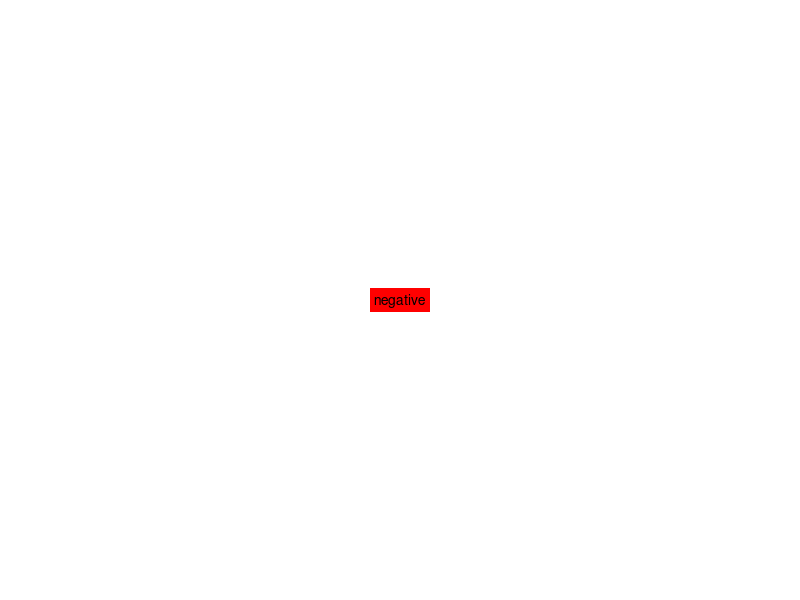

Recreate this plot in MATLAB. (Note: this script raises an error after producing the figure.)
%% MTEST_TEST  tests the functionalities of the mtest object
% 
% TestName: mtest functionality test
%
% This tests checks the functionality of the mtest object. It involves 7 testcases:
%
% # Test of the constructor method
% # Check of the publishDescription method
% # Check of the runTest method
% # Check of the publishResults method
% # Check of the runAndPublish method
% # Check of the cleanUp method
% # Check of the refreshTestResult method
%
% See also testcase descriptions for more information

%% Credentials
%   --------------------------------------------------------------------
%   2009 Deltares
%       Pieter van Geer
%
%       Pieter.vanGeer@deltares.nl	
%
%       $address
%
%   --------------------------------------------------------------------
% This test is part of <a href="http://OpenEarth.Deltares.nl">OpenEarthTools</a>.
% OpenEarthTools is an online collaboration to share and manage data and 
% programming tools in an open source, version controlled environment.
% Sign up to recieve regular updates of this function, and to contribute 
% your own tools.

%% Version <http://svnbook.red-bean.com/en/1.5/svn.advanced.props.special.keywords.html>
% Created: $date(dd mmm yyyy)
% Created with Matlab version: $version

% $Id$
% $Date$
% $Author$
% $Revision$
% $HeadURL$
% $Keywords: $

%% #Case1 Description (CaseName = Constructor method)
% In this testcase the constructor method of the mtest object is tested. For tests on the mtest 
% object methods the test fil dummy_test.m is used. This tests nothing and always returns a positive
% testresult. This testcase includes several checks:
%% general "do not crash" check
% When creating an object according to valid input it should not crash of course..
%% warning in case of wrong input
% In case a wrong property value pair is entered, the function should give a reasonable warning
% message.
%% syntax: mtest(filename,...)
% There are two possible syntaxes. One of them is with the filename as a first input argument.
%% syntax: mtest('filename','fn')
% The second syntax possibility is with property value pairs.
%% giving extra input arguments
% Next to the file name of the test definition we can also specify the output filename for the
% description html and the results html. Thjis should of course work...
%% #Case1 RunTest
testcell = {...
    'general "do not crash" test' , false ; ...
    'warning test',false;...
    'syntax 1 method',false;...
    'syntax 2 method',false;...
    'property value pairs',false...
    };

% Do not crash test.
testresult = true;
try
    testcell{1,2} = 'X';
    t1 = mtest(which('mte_dummy_test.m'));
    if strcmp(class(t1),'mtest') && ~isempty(t1) && length(t1.testcases)==3
        % Leave testresult true
        testcell{1,2} = 'OK';
    end
catch err
    testresult = false;
    testcell{1,2} = 'X';
end

% Warning test
try
    testcell{2,2} = 'X';
    t2 = mtest(which('mte_dummy_test.m'),'WrongProp','value');
    str = lastwarn;
    if ~isempty(strfind(str,'WrongProp'))
        % Leave testresult true
        testcell{2,2} = 'OK';
    end
catch err
    testresult = false;
    testcell{2,2} = 'X';
end

% syntax 1
try
    testcell{3,2} = 'X';
    t3 = mtest(which('mte_dummy_test.m'));
    if strcmp(class(t3),'mtest') && ~isempty(t3) && length(t3.testcases)==3
        % Leave testresult true
        testcell{3,2} = 'OK';
    end
catch err
    testresult = false;
    testcell{3,2} = 'X';
end

% syntax 2
try
    testcell{4,2} = 'X';
    t4 = mtest('filename',which('mte_dummy_test.m'));
    if strcmp(class(t4),'mtest') && ~isempty(t4) && length(t4.testcases)==3
        % Leave testresult true
        testcell{4,2} = 'OK';
    end
catch err
    testresult = false;
    testcell{4,2} = 'X';
end

% property value pairs test
try
    testcell{5,2} = 'X';
    t5 = mtest('filename',which('mte_dummy_test.m'),...
        'descriptionoutputfile','testname1');
    if strcmp(t5.descriptionoutputfile,'testname1')
        % Leave testresult true
        testcell{5,2} = 'OK';
    end
catch err
    testresult = false;
    testcell{5,2} = 'X';
end
%% #Case1 TestResults (IncludeCode = false & EvaluateCode = true)
% The overall test result was:
clr = 'r';
txt = 'negative';
if testresult
    clr = 'g';
    txt = 'positive';
end
h = figure('Units','centimeter','Position',[10 10 0.5 0.5],'Color',clr,'MenuBar','none','Toolbar','none');
ha = axes('Parent',h,'Units','normalized','Position',[0 0 1 1],'Color',clr);
axis(ha,'off');
text(mean(xlim),mean(ylim),txt,'HorizontalAlignment','center','BackGroundColor',clr);
snapnow;
close(h);
%%
% positive means that all subtests were performed with good results. Negative means that one of the
% subtests was unsuccessful. The table below gives an indication of the individual results of the
% subtests:

h = figure('Units','pixels','Position',[200 200 500 150],'Toolbar','none','Menubar','none');
uitable(h,...
    'Units','normalized',...
    'Position',[0 0 1 1],...
    'Data',testcell,...
    'ColumnName',{'Subtest name','Test result'},...
    'ColumnFormat',{'char','char'},...
    'ColumnWidth',{200,60});
snapnow;
close(h);


%% #Case2 Description (IncludeCode = false & EvaluateCode = true & CaseName = publishDescription method)
% This testcase tests the publishDescription method of the mtest object.
%% #Case2 RunTest
try
    resdir = cd;
    t = mtest(which('mte_dummy_test.m'));
    t.publishDescription(...
        'resdir',resdir,...
        'filename','testfile',...
        'casenumber',1:2,...
        'maxwidth',800);
    if exist(fullfile(resdir,t.testcases(1).descriptionoutputfile),'file')
        testresult = true;
        delete(fullfile(resdir,t.testcases(1).descriptionoutputfile));
    end
    if exist(fullfile(resdir,t.testcases(2).descriptionoutputfile),'file')
        delete(fullfile(resdir,t.testcases(2).descriptionoutputfile));
    else
        testresult = false;
    end
catch
    testresult = false;
end
%% #Case2 TestResults (IncludeCode = false & EvaluateCode = true)
% The result of this test was:
clr = 'r';
txt = 'negative';
if testresult
    clr = 'g';
    txt = 'positive';
end
h = figure('Units','centimeter','Position',[10 10 0.5 0.5],'Color',clr,'MenuBar','none','Toolbar','none');
ha = axes('Parent',h,'Units','normalized','Position',[0 0 1 1],'Color',clr);
axis(ha,'off');
text(mean(xlim),mean(ylim),txt,'HorizontalAlignment','center','BackGroundColor',clr);
snapnow;
close(h);


%% #Case3 Description (IncludeCode = false & EvaluateCode = true & CaseName = runTest method)
% This testcase tests the runTest method of the mtest object
%% #Case3 RunTest
try
    t = mtest(which('mte_dummy_test.m'));
    t.runTest;
    testresult = ~t.testresult;
catch err
    testresult = false;
end
%% #Case3 TestResults (IncludeCode = false & EvaluateCode = true)
% The test was run:
clr = 'r';
txt = 'unsuccessful';
if testresult
    clr = 'g';
    txt = 'successful';
end
h = figure('Units','centimeter','Position',[10 10 0.5 0.5],'Color',clr,'MenuBar','none','Toolbar','none');
ha = axes('Parent',h,'Units','normalized','Position',[0 0 1 1],'Color',clr);
axis(ha,'off');
text(mean(xlim),mean(ylim),txt,'HorizontalAlignment','center','BackGroundColor',clr);
snapnow;
close(h);


%% #Case4 Description (IncludeCode = false & EvaluateCode = true & CaseName = publishResult method)
% This testcase runs the publishResult method of an mtest object
%% #Case4 RunTest
try
    testresult = false;
    resdir = cd;
    t = mtest(which('mte_dummy_test.m'));
    t.publishResults(...
        'resdir',resdir,...
        'filename','testfile',...
        'casenumber',1:2);
    if exist(fullfile(resdir,t.testcases(1).publishoutputfile),'file')
        testresult = true;
        delete(fullfile(resdir,t.testcases(1).publishoutputfile));
    end
    if exist(fullfile(resdir,t.testcases(2).publishoutputfile),'file')
        % Leave result unchanged. 
        delete(fullfile(resdir,t.testcases(2).publishoutputfile));
    else
        testresult = false;
    end
catch err
    testresult = false;
end
%% #Case4 TestResults (IncludeCode = false & EvaluateCode = true)
% The result of this test was:
clr = 'r';
txt = 'negative';
if testresult
    clr = 'g';
    txt = 'positive';
end
h = figure('Units','centimeter','Position',[10 10 0.5 0.5],'Color',clr,'MenuBar','none','Toolbar','none');
ha = axes('Parent',h,'Units','normalized','Position',[0 0 1 1],'Color',clr);
axis(ha,'off');
text(mean(xlim),mean(ylim),txt,'HorizontalAlignment','center','BackGroundColor',clr);
snapnow;
close(h);


%% #Case5 Description (IncludeCode = false & EvaluateCode = true & CaseName = runAndPublish method)
% This testcase tests the runAndPublish method of an mtest object
%% #Case5 RunTest
try
    testresult = false;
    resdir = cd;
    t = mtest(which('mte_dummy_test.m'));
    t.runAndPublish(...
        'resdir',resdir,...
        'outputfile','testfile',...
        'casenumber',1);
    if exist(fullfile(resdir,t.testcases(1).descriptionoutputfile),'file') && ...
            exist(fullfile(resdir,t.testcases(1).publishoutputfile),'file')
        testresult = true;
        delete(fullfile(resdir,t.testcases(1).publishoutputfile));
        delete(fullfile(resdir,t.testcases(1).descriptionoutputfile));
    end
catch err
    testresult = false;
end
%% #Case5 TestResults (IncludeCode = false & EvaluateCode = true)
% The result of this test was:
clr = 'r';
txt = 'negative';
if testresult
    clr = 'g';
    txt = 'positive';
end
h = figure('Units','centimeter','Position',[10 10 0.5 0.5],'Color',clr,'MenuBar','none','Toolbar','none');
ha = axes('Parent',h,'Units','normalized','Position',[0 0 1 1],'Color',clr);
axis(ha,'off');
text(mean(xlim),mean(ylim),txt,'HorizontalAlignment','center','BackGroundColor',clr);
snapnow;
close(h);


%% #Case6 Description (IncludeCode = false & EvaluateCode = true & CaseName = cleanUp method)
% cleanUp method test
%% #Case6 RunTest
try
    testresult = false;
    t = mtest(which('mte_dummy_test.m'));
    t.testcases(1).testworkspace = true;
    t.cleanUp;
    if isempty(t.testcases(1).testworkspace)
        testresult = true;
    end
catch err
    testresult = false;
end
%% #Case6 TestResults (IncludeCode = false & EvaluateCode = true)
% The result of this test was:
clr = 'r';
txt = 'negative';
if testresult
    clr = 'g';
    txt = 'positive';
end
h = figure('Units','centimeter','Position',[10 10 0.5 0.5],'Color',clr,'MenuBar','none','Toolbar','none');
ha = axes('Parent',h,'Units','normalized','Position',[0 0 1 1],'Color',clr);
axis(ha,'off');
text(mean(xlim),mean(ylim),txt,'HorizontalAlignment','center','BackGroundColor',clr);
snapnow;
close(h);


%% #Case7 Description (IncludeCode = false & EvaluateCode = true & CaseName = refreahTestResult)
% refreshTestResult method test
%% #Case7 RunTest
try
    t = mtest(which('mte_dummy_test.m'));
    t.runTest;
    testresult = t.testcases(1).testresult & ~t.testcases(2).testresult;
catch err
    testresult = false;
end
%% #Case7 TestResults (IncludeCode = false & EvaluateCode = true)
% The result of this test was:
clr = 'r';
txt = 'negative';
if testresult
    clr = 'g';
    txt = 'positive';
end
h = figure('Units','centimeter','Position',[10 10 0.5 0.5],'Color',clr,'MenuBar','none','Toolbar','none');
ha = axes('Parent',h,'Units','normalized','Position',[0 0 1 1],'Color',clr);
axis(ha,'off');
text(mean(xlim),mean(ylim),txt,'HorizontalAlignment','center','BackGroundColor',clr);
snapnow;
close(h);
